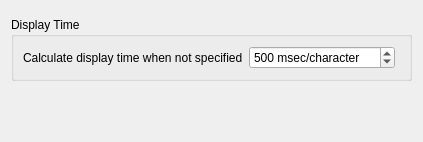
       <widget class="QWidget" name="sub_appearance">
        <layout class="QVBoxLayout" name="verticalLayout_17">
         <item>
          <widget class="OsdStyleWidget" name="sub_style" native="true"/>
         </item>
         <item>
          <widget class="QGroupBox" name="groupBox_13">
           <property name="title">
            <string>Display Time</string>
           </property>
           <layout class="QHBoxLayout" name="horizontalLayout_11">
            <item>
             <widget class="QLabel" name="aLabel_6">
              <property name="text">
               <string>Calculate display time when not specified</string>
              </property>
             </widget>
            </item>
            <item>
             <widget class="QSpinBox" name="ms_per_char">
              <property name="toolTip">
               <string>When display time is not specified in subtitle, calculate interval with this value.</string>
              </property>
              <property name="accelerated">
               <bool>true</bool>
              </property>
              <property name="suffix">
               <string> msec/character</string>
              </property>
              <property name="minimum">
               <number>1</number>
              </property>
              <property name="maximum">
               <number>99999</number>
              </property>
              <property name="singleStep">
               <number>100</number>
              </property>
              <property name="value">
               <number>500</number>
              </property>
             </widget>
            </item>
            <item>
             <spacer name="horizontalSpacer_12">
              <property name="orientation">
               <enum>Qt::Horizontal</enum>
              </property>
              <property name="sizeHint" stdset="0">
               <size>
                <width>5</width>
                <height>20</height>
               </size>
              </property>
             </spacer>
            </item>
           </layout>
          </widget>
         </item>
         <item>
          <spacer name="verticalSpacer_4">
           <property name="orientation">
            <enum>Qt::Vertical</enum>
           </property>
           <property name="sizeHint" stdset="0">
            <size>
             <width>20</width>
             <height>50</height>
            </size>
           </property>
          </spacer>
         </item>
        </layout>
       </widget>
